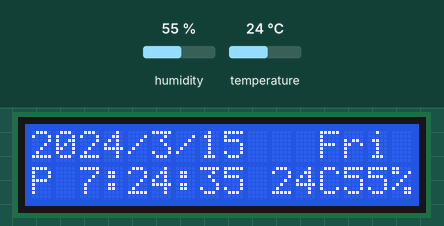
Recording of a sketch running on a simulated ESP8266 (NodeMCU). Shown: 16×2 character LCD. Wiring (inferred from the names in the program): DHT11 sensor: data GPIO 1. The test bench sets the inputs (shaded band); at power-on: temperature 24 °C, humidity 55 %. WiFi joins after 1.5 s; servers stay silent unless stated; what the sketch prints to the serial monitor is not drawn.

Above: at 6.1 s.
6.2 s: temperature set to 11 °C
At 8.8 s:
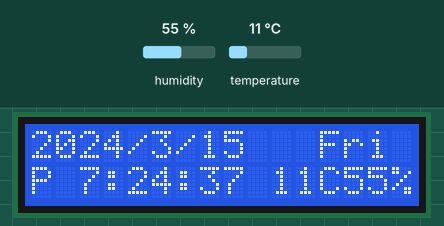
9.5 s: temperature set to 8 °C
At 13.8 s:
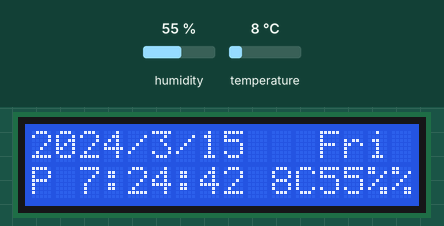
15.5 s: humidity set to 22 %
At 18.6 s:
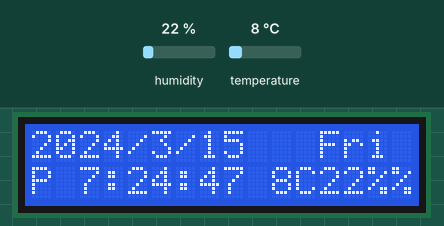
19.5 s: humidity set to 40 %
At 23.8 s:
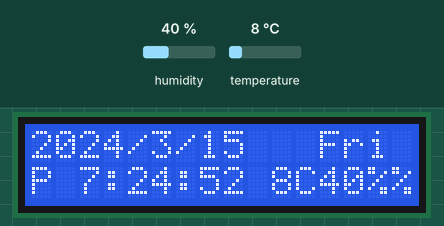
Timing chart, 0 to 24.5 s (numbered marks = the images above; inputs shaded):
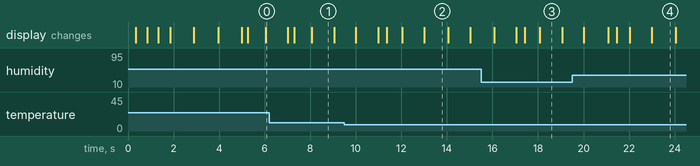

The sketch:

TimeNTP_ESP8266WiFi_DHT_LCD.ino
```cpp
/*
 * Time_NTP.pde
 * Example showing time sync to NTP time source
 *
 * This sketch uses the ESP8266WiFi library
 */

#include <TimeLib.h>
#include <ESP8266WiFi.h>
#include <WiFiUdp.h>
#include <LiquidCrystal_I2C.h>
#include <DHT.h>

#define DHTPIN 1
#define DHTTYPE DHT11

DHT dht(DHTPIN, DHTTYPE);

const char ssid[] = "SJSLGU";  //  your network SSID (name)
const char pass[] = "123456789b";       // your network password


// NTP Servers:
IPAddress timeServer(132, 163, 4, 101); // time-a.timefreq.bldrdoc.gov
// IPAddress timeServer(132, 163, 4, 102); // time-b.timefreq.bldrdoc.gov
// IPAddress timeServer(132, 163, 4, 103); // time-c.timefreq.bldrdoc.gov


const int timeZone = 9;     // Korea Time
//const int timeZone = -5;  // Eastern Standard Time (USA)
//const int timeZone = -4;  // Eastern Daylight Time (USA)
//const int timeZone = -8;  // Pacific Standard Time (USA)
//const int timeZone = -7;  // Pacific Daylight Time (USA)


WiFiUDP Udp;
unsigned int localPort = 8888;  // local port to listen for UDP packets

LiquidCrystal_I2C lcd(0x3F,16,2); //address, lcd type

void setup()
{
  Serial.begin(115200);
  lcd.init();
  lcd.backlight();

  pinMode(DHTPIN,INPUT);

  while (!Serial) ; // Needed for Leonardo only
  delay(250);
  Serial.println("TimeNTP Example");
  lcd.print("Connecting to ");
  lcd.setCursor(0,1);
  lcd.print(ssid);
  WiFi.begin(ssid, pass);

  while (WiFi.status() != WL_CONNECTED) {
    delay(500);
    lcd.print(".");
  }

  lcd.clear();
  lcd.print("IP number is ");
  lcd.setCursor(0,1);
  lcd.print(WiFi.localIP());
  delay(1000);
  lcd.clear();
  lcd.println("Starting UDP");
  Udp.begin(localPort);
  lcd.setCursor(0,1);
  lcd.print("Local port: ");
  lcd.println(Udp.localPort());
  delay(1000);
  lcd.clear();
  lcd.println("waiting for sync");
  setSyncProvider(getNtpTime);

  lcd.setCursor(0,1);
  lcd.print("OK    ");
  delay(1000);


}

time_t prevDisplay = 0; // when the digital clock was displayed

void loop()
{
  if (timeStatus() != timeNotSet) {
    if (now() != prevDisplay) { //update the display only if time has changed
      prevDisplay = now();
      digitalClockDisplay();
    }
  }

 float h=dht.readHumidity();
 float t=dht.readTemperature();

  lcd.setCursor(10,1);
  lcd.print(t,0);
  lcd.print("C");
  lcd.print(h,0);
  lcd.print("%");
  delay(100);


}


void digitalClockDisplay(){
  // digital clock display of the time
  lcd.setCursor(0,0);
  lcd.print(year());
  lcd.print("/");
  lcd.print(month());
  lcd.print("/");
  lcd.print(day());
  lcd.print("   ");
  lcd.print(dayShortStr(weekday()));
  lcd.print("    ");

  lcd.setCursor(0,1);
  if(hour()<12){
    if(hour()<10){
    lcd.print("A ");
    lcd.print(hour());
    }
    else{
    lcd.print("A");
    lcd.print(hour());
    }
    }

  else if(hour()>12){
    if(hour()-12<10){
    lcd.print("P ");
    lcd.print(hour()-12);
    }
    else{
    lcd.print("P");
    lcd.print(hour()-12);
    }
  }
  else{
    lcd.print("P");
    lcd.print(hour());
  }
  printDigits(minute());
  printDigits(second());
  lcd.print(" ");

  if(hour() >=1 && hour() <=5) {
    lcd.noBacklight();
  }
  else
  lcd.backlight();
}


void printDigits(int digits){
  // utility for digital clock display: prints preceding colon and leading 0
  lcd.print(":");
  if(digits < 10)
    lcd.print('0');
    lcd.print(digits);
}

/*-------- NTP code ----------*/

const int NTP_PACKET_SIZE = 48; // NTP time is in the first 48 bytes of message
byte packetBuffer[NTP_PACKET_SIZE]; //buffer to hold incoming & outgoing packets

time_t getNtpTime()
{
  while (Udp.parsePacket() > 0) ; // discard any previously received packets
  Serial.println("Transmit NTP Request");
  sendNTPpacket(timeServer);
  uint32_t beginWait = millis();
  while (millis() - beginWait < 1500) {
    int size = Udp.parsePacket();
    if (size >= NTP_PACKET_SIZE) {
      Serial.println("Receive NTP Response");
      lcd.setCursor(0,1);
      lcd.print("Sync ...");
      Udp.read(packetBuffer, NTP_PACKET_SIZE);  // read packet into the buffer
      unsigned long secsSince1900;
      // convert four bytes starting at location 40 to a long integer
      secsSince1900 =  (unsigned long)packetBuffer[40] << 24;
      secsSince1900 |= (unsigned long)packetBuffer[41] << 16;
      secsSince1900 |= (unsigned long)packetBuffer[42] << 8;
      secsSince1900 |= (unsigned long)packetBuffer[43];
      return secsSince1900 - 2208988800UL + timeZone * SECS_PER_HOUR;
    }
  }
  Serial.println("No NTP Response :-(");
  return 0; // return 0 if unable to get the time
}

// send an NTP request to the time server at the given address
void sendNTPpacket(IPAddress &address)
{
  // set all bytes in the buffer to 0
  memset(packetBuffer, 0, NTP_PACKET_SIZE);
  // Initialize values needed to form NTP request
  // (see URL above for details on the packets)
  packetBuffer[0] = 0b11100011;   // LI, Version, Mode
  packetBuffer[1] = 0;     // Stratum, or type of clock
  packetBuffer[2] = 6;     // Polling Interval
  packetBuffer[3] = 0xEC;  // Peer Clock Precision
  // 8 bytes of zero for Root Delay & Root Dispersion
  packetBuffer[12]  = 49;
  packetBuffer[13]  = 0x4E;
  packetBuffer[14]  = 49;
  packetBuffer[15]  = 52;
  // all NTP fields have been given values, now
  // you can send a packet requesting a timestamp:
  Udp.beginPacket(address, 123); //NTP requests are to port 123
  Udp.write(packetBuffer, NTP_PACKET_SIZE);
  Udp.endPacket();
}
```

Measured:
- the behaviour switches between 10 and 9 °C on temperature (found by bisection; images 1 and 2)
- after the input at 9.5 s, the display: first differs from a run without the input after 1.9 s (image 2 shows a later state)
- what the display in image 1 shows lasts 1.0 s, from 8.1 s to 9.1 s
